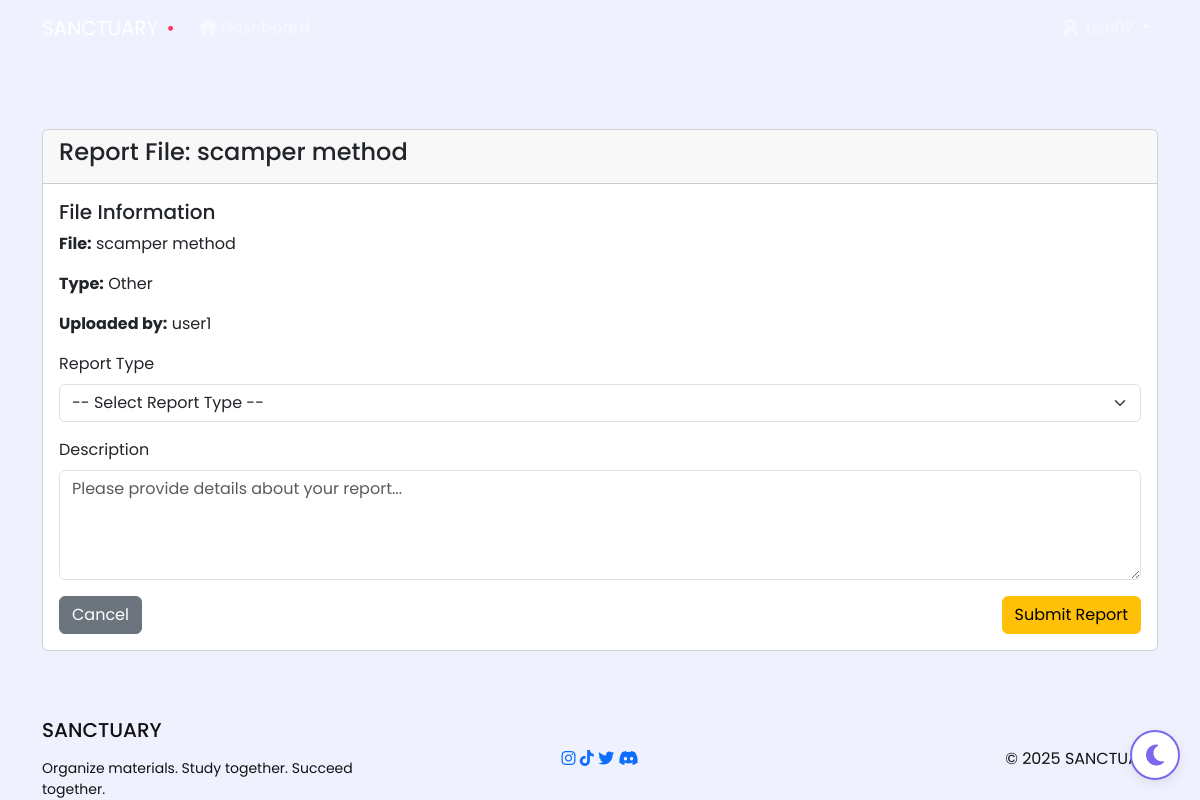
/file/2/report/ (signed in), run on the app's committed database.
### core/models.py (models this page shows, shortened)
class LearningFile(models.Model):
    FILE_TYPE_CHOICES = (
        ('image', 'Image'),
        ('pdf', 'PDF'),
        ('code', 'Code'),
        ('document', 'Document'),
        ('video', 'Video'),
        ('audio', 'Audio'),
        ('other', 'Other'),
    )
    title = models.CharField(max_length=100)
    description = models.TextField(blank=True, null=True)
    file = models.FileField(upload_to=get_hashed_filename)
    file_type = models.CharField(max_length=20, choices=FILE_TYPE_CHOICES, default='other')
    topic = models.ForeignKey(Topic, on_delete=models.CASCADE, related_name='files')
    course = models.ForeignKey(Course, on_delete=models.CASCADE, related_name='files')
    uploaded_by = models.ForeignKey(User, on_delete=models.CASCADE, related_name='uploaded_files')
    created_at = models.DateTimeField(auto_now_add=True)
    updated_at = models.DateTimeField(auto_now=True)
    share_token = models.CharField(max_length=32, null=True, blank=True)
    views_count = models.PositiveIntegerField(default=0)
    downloads_count = models.PositiveIntegerField(default=0)

class User(AbstractUser):
    ROLE_CHOICES = (
        ('super_admin', 'Super Admin'),
        ('admin', 'Admin'),
        ('user', 'User'),
    )
    role = models.CharField(max_length=20, choices=ROLE_CHOICES, default='user')
    profile_photo = models.ImageField(upload_to='profile_photos/', null=True, blank=True)
    def is_super_admin(self):
        return self.role == 'super_admin'

### core/views.py (the view, shortened to what this page needs)
# urls.py: path('file/<int:file_id>/report/', views.report_file, name='report_file'),
@login_required
def report_file(request, file_id):
    file = get_object_or_404(LearningFile, id=file_id)
    if not (request.user.is_super_admin() or
            request.user.study_groups.filter(id=file.course.group.id).exists()):
        return HttpResponseForbidden("You don't have permission to report this file.")
    return render(request, 'core/report_file.html', {'file': file})

### core/templates/core/report_file.html (shortened to what this page needs)
{% extends 'base/base.html' %}
{% load static %}
{% block content %}
<div class="container mt-4">
    <div class="card">
        <div class="card-header">
            <h4>Report File: {{ file.title }}</h4>
        </div>
        <div class="card-body">
            <div class="mb-3">
                <h5>File Information</h5>
                <p><strong>File:</strong> {{ file.title }}</p>
                <p><strong>Type:</strong> {{ file.get_file_type_display }}</p>
                <p><strong>Uploaded by:</strong> {{ file.uploaded_by.username }}</p>
            </div>
            <form method="post" action="{% url 'report_file' file.id %}">
                <div class="mb-3">
                    <label for="report_type" class="form-label">Report Type</label>
                    <select name="report_type" id="report_type" class="form-select" required>
                        <option value="">-- Select Report Type --</option>
                    </select>
                </div>
                <div class="mb-3">
                    <label for="description" class="form-label">Description</label>
                    <textarea name="description" id="description" rows="4"
                      class="form-control" placeholder="Please provide details about your report..." required></textarea>
                </div>
                <div class="d-flex justify-content-between">
                    <a href="javascript:history.back()" class="btn btn-secondary">Cancel</a>
                    <button type="submit" class="btn btn-warning">Submit Report</button>
                </div>
            </form>
        </div>
    </div>
</div>
{% endblock %}

### core/templates/base/base.html (style rules this page uses)
:root { --primary-color: #7B68EE; --primary-dark: #6A5ACD; --secondary-color: #00D1FF; --accent-color: #FF3366; --success-color: #00E676; --warning-color: #FFEA00; --dark-color: #121212; --light-color: #F8F9FA; --border-radius-sm: 8px; --border-radius: 12px; --border-radius-lg: 20px; --box-shadow: 0 4px 12px rgba(0, 0, 0, 0.08); --transition-speed: 0.3s; --bg-color: #F0F1FF; --text-color: #121212; --card-bg: #ffffff; --navbar-gradient: linear-gradient(135deg, var(--primary-color) 0%, var(--primary-dark) 100%); --footer-gradient: linear-gradient(135deg, rgba(123, 104, 238, 0.1) 0%, rgba(0, 209, 255, 0.05) 100%); --card-shadow: 0 4px 12px rgba(0, 0, 0, 0.08); --border-color: #EAEAEA; --form-bg: #ffffff; }
body { min-height: 100vh; display: flex; flex-direction: column; font-family: 'Poppins', sans-serif; background-color: var(--bg-color); color: var(--text-color); transition: background-color var(--transition-speed) ease, color var(--transition-speed) ease; overflow-x: hidden; }
.card, .btn, .nav-link, .form-control { transition: background-color 0.2s ease, color 0.2s ease; }

### data on the page
LearningFile: title "scamper method", file_type "Other", uploaded_by.username "user1"
